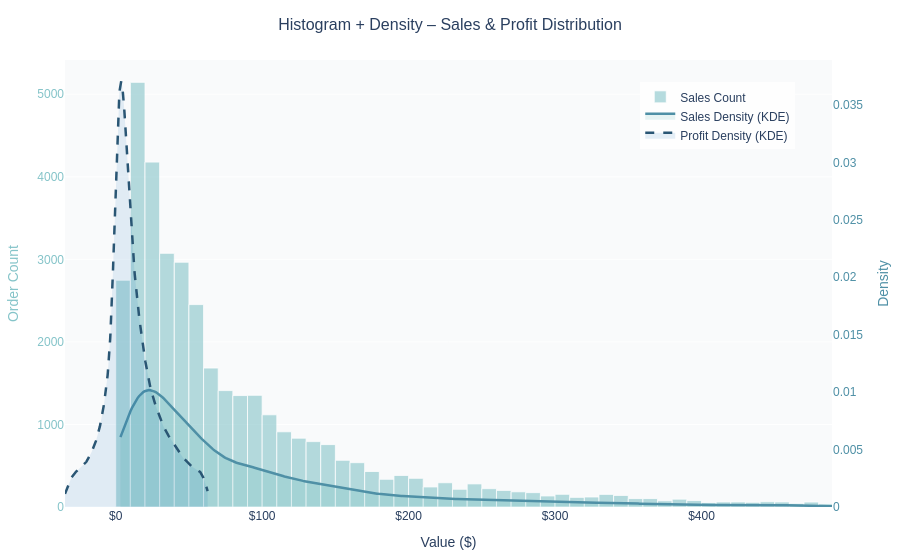

The notebook cell this image was saved under:
### Code cell
#CHART 6: HISTOGRAM + DENSITY – Multi-layered Chart

fig_hist_kde = go.Figure()

#Safely pick colours based on actual palette length
n  = len(TEAL)
c1 = TEAL[int(n * 0.4)]   # histogram bar colour
c2 = TEAL[int(n * 0.7)]   # sales KDE line colour
c3 = TEAL[int(n * 0.9)]   # profit KDE line colour

#Calculate sensible x-axis limits using percentiles (removes extreme outliers)
sales_p01  = df["Sales"].quantile(0.01)    # 1st  percentile
sales_p99  = df["Sales"].quantile(0.99)    # 99th percentile
profit_p01 = df["Profit"].quantile(0.01)
profit_p99 = df["Profit"].quantile(0.99)

#Overall x range covering both Sales and Profit (clipped)
x_min = min(sales_p01, profit_p01)
x_max = max(sales_p99, profit_p99)

print(f"Sales  range (1st–99th pct): ${sales_p01:,.0f}  →  ${sales_p99:,.0f}")
print(f"Profit range (1st–99th pct): ${profit_p01:,.0f}  →  ${profit_p99:,.0f}")
print(f"X-axis will show           : ${x_min:,.0f}  →  ${x_max:,.0f}")

#Filter data to clipped range for cleaner visualisation
sales_clipped  = df["Sales"][(df["Sales"]  >= sales_p01)  & (df["Sales"]  <= sales_p99)]
profit_clipped = df["Profit"][(df["Profit"] >= profit_p01) & (df["Profit"] <= profit_p99)]

#Layer 1: Histogram of Sales (left y-axis)
fig_hist_kde.add_trace(
    go.Histogram(
        x=sales_clipped,
        nbinsx=60,
        name="Sales Count",
        marker=dict(
            color=c1,                              # bin fill colour
            line=dict(color="white", width=0.8)    # ← border added here
        ),
        opacity=0.6,
        yaxis="y1",
        hovertemplate="Sales: $%{x:,.0f}<br>Count: %{y}<extra></extra>",
    )
)

#Layer 2: KDE curve for Sales (right y-axis)
kde_sales   = gaussian_kde(sales_clipped, bw_method=0.15)
x_sales     = np.linspace(sales_p01, sales_p99, 500)
y_sales_kde = kde_sales(x_sales)

fig_hist_kde.add_trace(
    go.Scatter(
        x=x_sales,
        y=y_sales_kde,
        name="Sales Density (KDE)",
        line=dict(color=c2, width=2.5),
        fill="tozeroy",
        fillcolor="rgba(56,166,165,0.12)",
        yaxis="y2",
        hovertemplate="Sales: $%{x:,.0f}<br>Density: %{y:.6f}<extra></extra>",
    )
)

#Layer 3: KDE curve for Profit (right y-axis)
kde_profit   = gaussian_kde(profit_clipped, bw_method=0.15)
x_profit     = np.linspace(profit_p01, profit_p99, 500)
y_profit_kde = kde_profit(x_profit)

fig_hist_kde.add_trace(
    go.Scatter(
        x=x_profit,
        y=y_profit_kde,
        name="Profit Density (KDE)",
        line=dict(color=c3, width=2.5, dash="dash"),
        fill="tozeroy",
        fillcolor="rgba(8,104,172,0.10)",
        yaxis="y2",
        hovertemplate="Value: $%{x:,.0f}<br>Density: %{y:.6f}<extra></extra>",
    )
)

#Dual y-axis layout
fig_hist_kde.update_layout(
    title=dict(
        text="Histogram + Density – Sales & Profit Distribution",
        x=0.5, xanchor="center", font_size=16
    ),
    xaxis=dict(
        title="Value ($)",
        range=[x_min, x_max],      # ← clipped range so bins are visible
        tickprefix="$",
        tickformat=",.0f",
    ),
    yaxis=dict(
        title=dict(
            text="Order Count",
            font=dict(color=c1)
        ),
        tickfont=dict(color=c1),
    ),
    yaxis2=dict(
        title=dict(
            text="Density",
            font=dict(color=c2)
        ),
        tickfont=dict(color=c2),
        overlaying="y",
        side="right",
        showgrid=False,
    ),
    legend=dict(x=0.75, y=0.95, bgcolor="rgba(255,255,255,0.8)"),
    paper_bgcolor="white",
    plot_bgcolor="#f9fafb",
    font_family="Arial",
    hovermode="x unified",
    margin=dict(t=60, b=40, l=40, r=60),
    barmode="overlay",
)
fig_hist_kde.show()

### Figure 1 — Plotly figure (JSON) as saved in the notebook; plotly's stock layout.template omitted (floating-point values rounded to 4 significant figures; data arrays with more than 128 entries replaced by an {"elided": "..."} marker saying what was removed)
{"data": [{"hovertemplate": "Sales: $%{x:,.0f}<br>Count: %{y}<extra></extra>", "marker": {"color": "rgb(133, 196, 201)", "line": {"color": "white", "width": 0.8}}, "name": "Sales Count", "nbinsx": 60, "opacity": 0.6, "type": "histogram", "x": {"elided": "36948 float values"}, "yaxis": "y"}, {"fill": "tozeroy", "fillcolor": "rgba(56,166,165,0.12)", "hovertemplate": "Sales: $%{x:,.0f}<br>Density: %{y:.6f}<extra></extra>", "line": {"color": "rgb(79, 144, 166)", "width": 2.5}, "name": "Sales Density (KDE)", "type": "scatter", "x": {"elided": "500 float values"}, "y": {"elided": "500 float values"}, "yaxis": "y2"}, {"fill": "tozeroy", "fillcolor": "rgba(8,104,172,0.10)", "hovertemplate": "Value: $%{x:,.0f}<br>Density: %{y:.6f}<extra></extra>", "line": {"color": "rgb(42, 86, 116)", "dash": "dash", "width": 2.5}, "name": "Profit Density (KDE)", "type": "scatter", "x": {"elided": "500 float values"}, "y": {"elided": "500 float values"}, "yaxis": "y2"}], "layout": {"barmode": "overlay", "font": {"family": "Arial"}, "hovermode": "x unified", "legend": {"bgcolor": "rgba(255,255,255,0.8)", "x": 0.75, "y": 0.95}, "margin": {"b": 40, "l": 40, "r": 60, "t": 60}, "paper_bgcolor": "white", "plot_bgcolor": "#f9fafb", "title": {"font": {"size": 16}, "text": "Histogram + Density – Sales & Profit Distribution", "x": 0.5, "xanchor": "center"}, "xaxis": {"range": [-34.63, 489.1], "tickformat": ",.0f", "tickprefix": "$", "title": {"text": "Value ($)"}}, "yaxis": {"tickfont": {"color": "rgb(133, 196, 201)"}, "title": {"font": {"color": "rgb(133, 196, 201)"}, "text": "Order Count"}}, "yaxis2": {"overlaying": "y", "showgrid": false, "side": "right", "tickfont": {"color": "rgb(79, 144, 166)"}, "title": {"font": {"color": "rgb(79, 144, 166)"}, "text": "Density"}}}}
